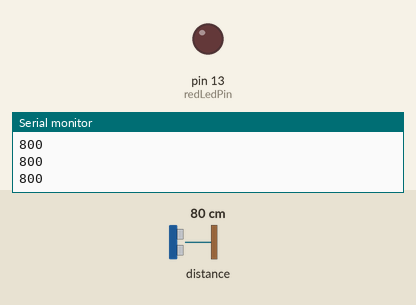
Bench run of a sketch on a simulated Arduino Uno, built for the host (arithmetic inside an expression is 32-bit, double 64-bit). Parts: output pins drawn as LEDs (lit = HIGH), the last lines printed to the serial monitor. Dashed ring = blinking. Inputs (shaded band) come from the test bench; at power-on: distance to the obstacle 80 cm.

Above: at 1.2 s.
1.3 s: distance to the obstacle set to 4 cm
2.8 s: distance to the obstacle set to 2 cm
At 3.2 s:
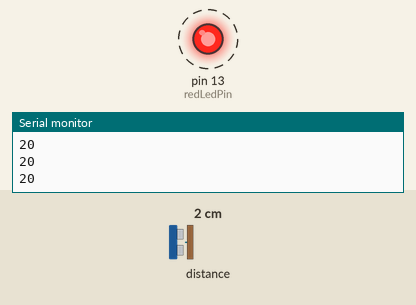
5.8 s: distance to the obstacle set to 9 cm
At 6.3 s:
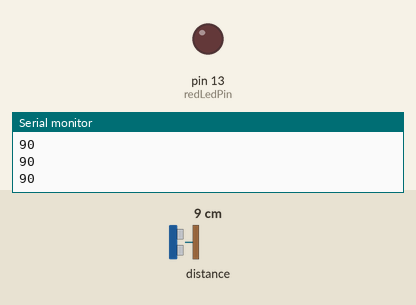
Timing chart, 0 to 8.8 s (numbered marks = the images above; inputs shaded):
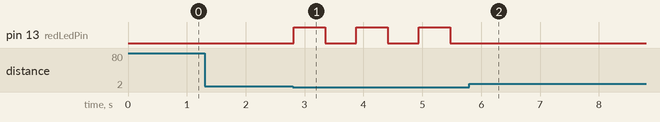

The sketch:

Eye-saver.ino
```cpp
#include "VL53L1X.h"
VL53L1X proximity;

const int redLedPin = 13; // Change this to the actual pin where your red LED is connected
const int distanceThreshold = 30; // Set your desired threshold distance in centimeters

void setup() {
  Serial.begin(115200);
  Wire1.begin();
  Wire1.setClock(400000); // use 400 kHz I2C
  proximity.setBus(&Wire1);

  pinMode(redLedPin, OUTPUT);

  if (!proximity.init()) {
    Serial.println("Failed to detect and initialize sensor!");
    while (1);
  }

  proximity.setDistanceMode(VL53L1X::Short);
  proximity.setMeasurementTimingBudget(10000);
  proximity.startContinuous(10);
}

void loop() {
  int distance = proximity.read();
  Serial.println(distance);

  if (distance < distanceThreshold) {
    // Person is too close, blink the red LED
    blinkRedLED();
  } else {
    // Person is at a safe distance, turn off the red LED
    digitalWrite(redLedPin, LOW);
  }
}

void blinkRedLED() {
  static unsigned long previousMillis = 0;
  const int blinkInterval = 500; // Blink interval in milliseconds

  unsigned long currentMillis = millis();

  if (currentMillis - previousMillis >= blinkInterval) {
    // Toggle the state of the red LED
    digitalWrite(redLedPin, !digitalRead(redLedPin));
    previousMillis = currentMillis;
  }
}
```

Measured:
- the behaviour switches between 3 and 2 cm on distance to the obstacle (found by bisection; images 0 and 1)
- after the input at 2.8 s, pin 13 (redLedPin): alternates HIGH for 0.53 s and LOW for 0.53 s, starting at once
- after the input at 5.8 s, pin 13 (redLedPin): stops changing and stays LOW
